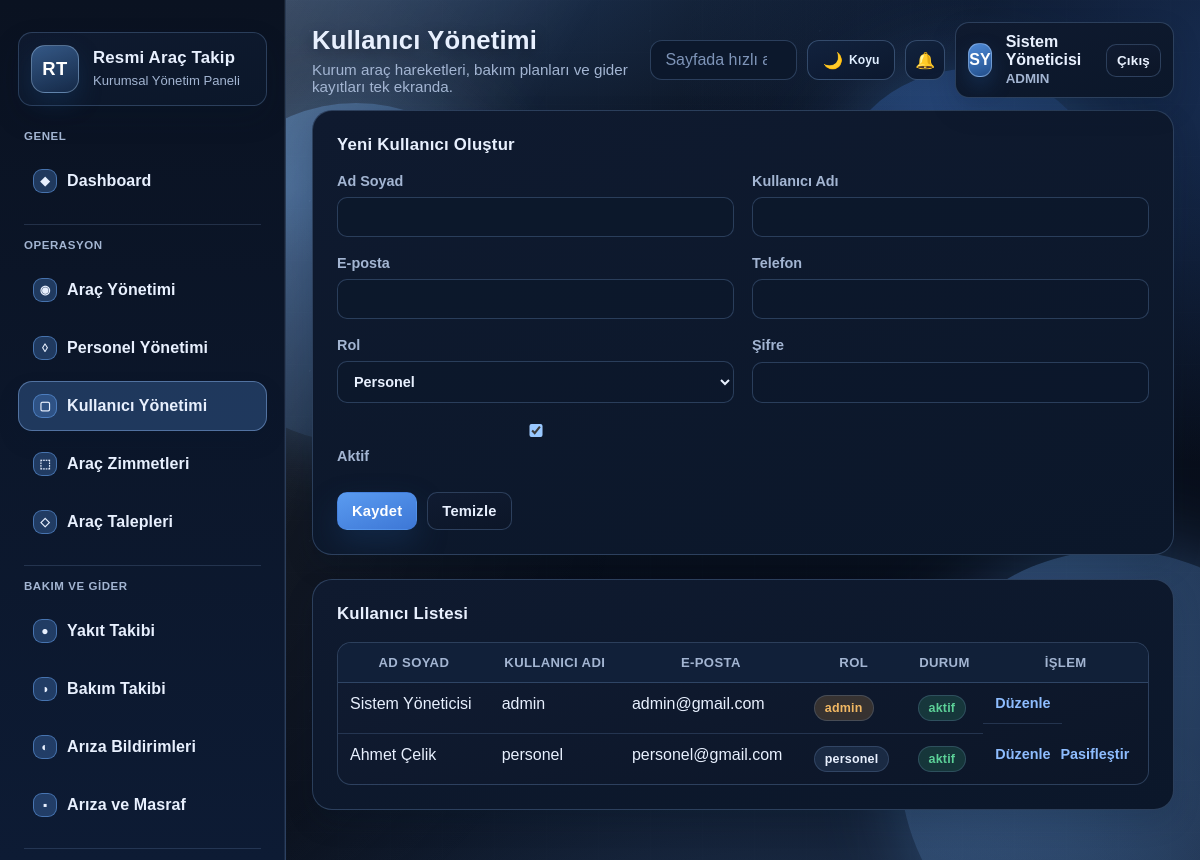
The app's page /modules/users/index.php (signed in) with its own data.
### tables this page shows
CREATE TABLE users (
    id INT UNSIGNED AUTO_INCREMENT PRIMARY KEY,
    full_name VARCHAR(120) NOT NULL,
    username VARCHAR(60) NOT NULL UNIQUE,
    email VARCHAR(120) NOT NULL UNIQUE,
    phone VARCHAR(30) NULL,
    password_hash VARCHAR(255) NOT NULL,
    role ENUM('admin', 'personel') NOT NULL DEFAULT 'personel',
    is_active TINYINT(1) NOT NULL DEFAULT 1,
    created_at TIMESTAMP NOT NULL DEFAULT CURRENT_TIMESTAMP
);

### includes/functions.php (called while the page is built, shortened)
<?php
require_once __DIR__ . '/../config/config.php';
function app_url(string $path = ''): string
{
    return rtrim(BASE_URL, '/') . '/' . ltrim($path, '/');
}
function e(null|string|int|float $value): string
{
    return htmlspecialchars((string) $value, ENT_QUOTES | ENT_SUBSTITUTE, 'UTF-8');
}
function csrf_token(): string
{
    return $_SESSION['csrf_token'];
}
function current_user(): ?array
{
    return $_SESSION['user'] ?? null;
}
function is_admin(): bool
{
    $user = current_user();
    $role = mb_strtolower(trim((string) ($user['role'] ?? '')), 'UTF-8');
    return $role === 'admin';
}
function fetch_all(string $sql, array $params = []): array
{
    $stmt = db()->prepare($sql);
    $stmt->execute($params);
    return $stmt->fetchAll();
}

### config/config.php (called while the page is built, shortened)
<?php
function db(): PDO
{
    static $pdo = null;
    if ($pdo instanceof PDO) {
        return $pdo;
    }
    $dsn = sprintf('mysql:host=%s;port=%s;dbname=%s;charset=utf8mb4', DB_HOST, DB_PORT, DB_NAME);
    $pdo = new PDO($dsn, DB_USER, DB_PASS, [
        PDO::ATTR_ERRMODE => PDO::ERRMODE_EXCEPTION,
        PDO::ATTR_DEFAULT_FETCH_MODE => PDO::FETCH_ASSOC,
        PDO::ATTR_EMULATE_PREPARES => false,
        PDO::MYSQL_ATTR_INIT_COMMAND => "SET NAMES utf8mb4 COLLATE utf8mb4_turkish_ci",
    ]);
    $pdo->exec("SET CHARACTER SET utf8mb4");
    $pdo->exec("SET collation_connection = 'utf8mb4_turkish_ci'");
    return $pdo;
}

### modules/users/index.php (the view, shortened to what this page needs)
<?php
require_once __DIR__ . '/../../includes/functions.php';
$pageTitle = 'Kullanıcı Yönetimi';
$editId = (int) ($_GET['edit'] ?? 0);
$editUser = $editId > 0 ? fetch_one('SELECT * FROM users WHERE id = :id', ['id' => $editId]) : null;
$rows = fetch_all('SELECT id, full_name, username, email, phone, role, is_active, created_at FROM users ORDER BY created_at DESC');
include __DIR__ . '/../../includes/header.php';
?>
<section class="panel">
    <div class="panel-head"><h2><?= e($editUser ? 'Kullanıcı Düzenle' : 'Yeni Kullanıcı Oluştur') ?></h2></div>
    <div class="panel-body">
        <form accept-charset="UTF-8" class="form-grid" method="post">
            <label>Ad Soyad
                <input type="text" name="full_name" value="<?= e($_POST['full_name'] ?? $editUser['full_name'] ?? '') ?>" required>
            </label>
            <label>Kullanıcı Adı
                <input type="text" name="username" value="<?= e($_POST['username'] ?? $editUser['username'] ?? '') ?>" required>
            </label>
            <label>E-posta
                <input type="email" name="email" value="<?= e($_POST['email'] ?? $editUser['email'] ?? '') ?>" required>
            </label>
            <label>Telefon
                <input type="text" name="phone" value="<?= e($_POST['phone'] ?? $editUser['phone'] ?? '') ?>">
            </label>
            <label>Rol
                <select name="role" required>
                    <?php $selectedRole = $_POST['role'] ?? $editUser['role'] ?? 'personel'; ?>
                    <option value="personel" <?= e($selectedRole === 'personel' ? 'selected' : '') ?>>Personel</option>
                </select>
            </label>
            <label>Şifre <?= e($editUser ? '(değişmeyecekse boş bırakın)' : '') ?>
                <input type="password" name="password">
            </label>
            <label>
                <input type="checkbox" name="is_active" value="1" <?= e((($_POST['is_active'] ?? ($editUser['is_active'] ?? 1)) ? 'checked' : '')) ?>>
                Aktif
            </label>
            <div class="form-actions full-width">
                <button class="button primary" type="submit">Kaydet</button>
                <a class="button ghost" href="<?= e(app_url('modules/users/index.php')) ?>">Temizle</a>
            </div>
        </form>
    </div>
</section>
<section class="panel">
    <div class="panel-head"><h2>Kullanıcı Listesi</h2></div>
    <div class="panel-body">
        <table class="table">
            <thead><tr><th>Ad Soyad</th><th>Kullanıcı Adı</th><th>E-posta</th><th>Rol</th><th>Durum</th><th>İşlem</th></tr></thead>
            <tbody>
            <?php foreach ($rows as $row): ?>
                <tr>
                    <td><?= e($row['full_name']) ?></td>
                    <td><?= e($row['username']) ?></td>
                    <td><?= e($row['email']) ?></td>
                    <td><span class="<?= e($row['role'] === 'admin' ? 'badge warning' : 'badge neutral') ?>"><?= e($row['role']) ?></span></td>
                    <td><span class="<?= e($row['is_active'] ? 'badge success' : 'badge danger') ?>"><?= e($row['is_active'] ? 'aktif' : 'pasif') ?></span></td>
                    <td class="actions">
                        <a href="<?= e(app_url('modules/users/index.php?edit=' . $row['id'])) ?>">Düzenle</a>
                        <?php if ((int) $row['id'] !== (int) current_user()['id']): ?>
                            <form accept-charset="UTF-8" method="post" class="inline-form">
                                <button class="link-button" type="submit"><?= e($row['is_active'] ? 'Pasifleştir' : 'Aktifleştir') ?></button>
                            </form>
                        <?php endif; ?>
                    </td>
                </tr>
            <?php endforeach; ?>
            </tbody>
        </table>
    </div>
</section>
<?php include __DIR__ . '/../../includes/footer.php'; ?>

### includes/header.php (shortened to what this page needs)
<?php
require_once __DIR__ . '/functions.php';
$pageTitle = $pageTitle ?? APP_NAME;
$user = current_user();
$searchQuery = trim((string) ($_GET['q'] ?? ''));
$fullName = (string) ($user['full_name'] ?? '');
$initials = '';
if ($fullName !== '') {
    $parts = preg_split('/\s+/u', $fullName) ?: [];
    $first = $parts[0] ?? '';
    $last = $parts[count($parts) - 1] ?? '';
    $initials = mb_substr($first, 0, 1, 'UTF-8') . mb_substr($last, 0, 1, 'UTF-8');
}
?>
<!DOCTYPE html>
<html lang="tr">
<head>
    <link rel="stylesheet" href="<?= e(app_url('assets/css/style.css')) ?>">
</head>
<body
    class="<?= e(is_admin() ? 'role-admin' : 'role-personnel') ?>"
    data-csrf-token="<?= e(csrf_token()) ?>"
    data-base-url="<?= e(rtrim(app_url(''), '/')) ?>"
>
<div class="app-shell">
    <?php
    $sidebarFile = __DIR__ . DIRECTORY_SEPARATOR . 'sidebar.php';
    if (is_file($sidebarFile)) {
        require $sidebarFile;
    } else {
        echo '<aside class="sidebar" data-sidebar><div class="sidebar-brand"><div class="brand-icon">RT</div><div><strong>Resmi Araç Takip</strong><small>Menü yüklenemedi</small></div></div></aside>';
    }
    ?>
    <div class="app-main">
        <div class="app-bg" aria-hidden="true">
            <span class="blob blob-1"></span>
            <span class="blob blob-3"></span>
        </div>
        <header class="topbar">
            <div class="topbar-title">
                <h1><?= e($pageTitle) ?></h1>
                <p class="topbar-subtitle">Kurum araç hareketleri, bakım planları ve gider kayıtları tek ekranda.</p>
            </div>
            <div class="topbar-tools">
                <form class="topbar-search" method="get" action="<?= e(app_url('search/index.php')) ?>" autocomplete="off" data-quick-search-form>
                    <input
                        type="search"
                        name="q"
                        value="<?= e($searchQuery) ?>"
                        placeholder="Sayfada hızlı ara..."
                        autocomplete="off"
                        spellcheck="false"
                        autocapitalize="off"
                        data-lpignore="true"
                        data-quick-search-input
                    >
                </form>
                <button class="icon-button theme-toggle" type="button" data-theme-toggle title="Tema Değiştir">
                    <span data-theme-icon aria-hidden="true">🌙</span>
                    <span class="theme-toggle-label" data-theme-label>Koyu</span>
                </button>
                <div class="notification-wrap" data-notification-wrap>
                    <button class="icon-button" type="button" title="Bildirimler" data-notification-toggle>
                        <span aria-hidden="true">&#128276;</span>
                    </button>
                </div>
                <div class="topbar-user">
                    <div class="topbar-avatar"><?= e($initials ?: 'RT') ?></div>
                    <div>
                        <span><?= e($fullName) ?></span>
                        <small><?= e(mb_strtoupper((string) ($user['role'] ?? ''), 'UTF-8')) ?></small>
                    </div>
                    <form accept-charset="UTF-8" method="post" action="<?= e(app_url('auth/logout.php')) ?>" class="inline-form">
                        <button class="button ghost small" type="submit">Çıkış</button>
                    </form>
                </div>
            </div>
        </header>
        <main class="content">

### records on screen
users: full_name "SY", full_name "Sistem Yöneticisi", role "ADMIN", username "admin", email "admin@gmail.com", role "admin", is_active "aktif"
users: full_name "Ahmet Çelik", username "personel", email "personel@gmail.com", role "personel", is_active "aktif", is_active "Pasifleştir"

### other values on screen
$group['title'] "GENEL"
$item['icon'] "◆"
$item['label'] "Dashboard"
$group['title'] "OPERASYON"
$item['icon'] "◉"
$item['label'] "Araç Yönetimi"
$item['icon'] "◊"
$item['label'] "Personel Yönetimi"
$item['icon'] "▢"
$item['label'] "Kullanıcı Yönetimi"
$item['icon'] "⬚"
$item['label'] "Araç Zimmetleri"
$item['icon'] "◇"
$item['label'] "Araç Talepleri"
$group['title'] "BAKIM VE GIDER"
